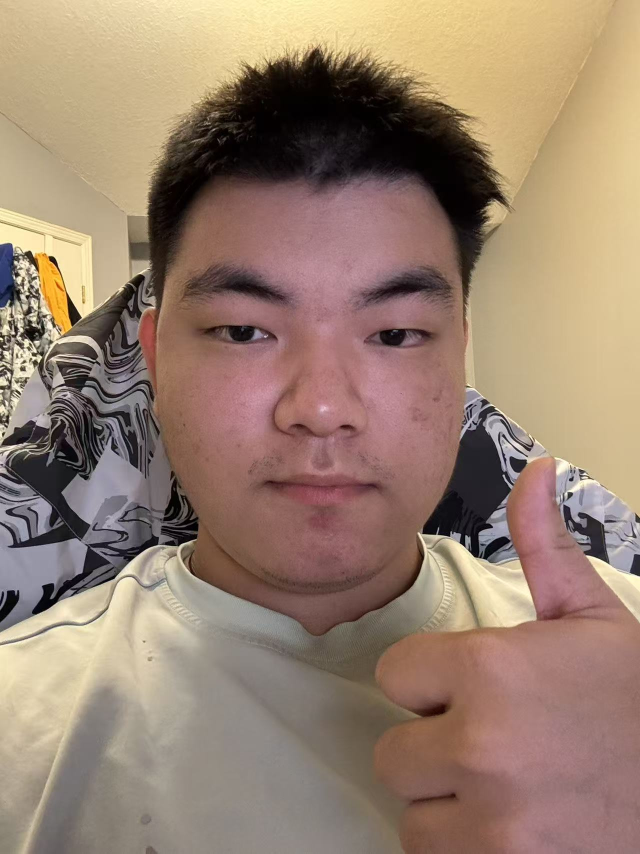
#> input picture mypic/2b81a35166f5ac3836f246ce1fa9601b.jpg, 1280 x 1707 px (shown at 1/2 size)
$ python part1_1.py
#> lines starting #> are read from the running program, lines starting #| are printed output that depends on the picture
### convolution.py
import numpy as np


def _prepare(image, kernel, mode):
    image = np.asarray(image, dtype=np.float64)
    kernel = np.asarray(kernel, dtype=np.float64)
    if image.ndim != 2 or kernel.ndim != 2 or not image.size or not kernel.size:
        raise ValueError("image and kernel must be nonempty 2-D arrays")
    if not np.isfinite(image).all() or not np.isfinite(kernel).all():
        raise ValueError("image and kernel must contain finite values")
    h, w = image.shape
    kh, kw = kernel.shape
    if mode == "same":

        padding = ((kh // 2, (kh - 1) // 2), (kw // 2, (kw - 1) // 2))
        shape = (h, w)
    elif mode == "full":
        padding = ((kh - 1, kh - 1), (kw - 1, kw - 1))
        shape = (h + kh - 1, w + kw - 1)
    elif mode == "valid":
        if kh > h or kw > w:
            raise ValueError("valid mode requires the kernel to fit inside the image")
        padding = ((0, 0), (0, 0))
        shape = (h - kh + 1, w - kw + 1)
    else:
        raise ValueError("mode must be 'same', 'full', or 'valid'")
    padded = np.pad(image, padding, mode="constant", constant_values=0)

    flipped = kernel[::-1, ::-1]
    return padded, flipped, np.zeros(shape, dtype=np.float64)


def convolve_four_loops(image, kernel, mode="same"):
    padded, flipped, output = _prepare(image, kernel, mode)
    kh, kw = flipped.shape
    for row in range(output.shape[0]):
        for col in range(output.shape[1]):
            for kr in range(kh):
                for kc in range(kw):
                    output[row, col] += padded[row + kr, col + kc] * flipped[kr, kc]
    return output


def convolve_two_loops(image, kernel, mode="same"):
    padded, flipped, output = _prepare(image, kernel, mode)
    kh, kw = flipped.shape
    for row in range(output.shape[0]):
        for col in range(output.shape[1]):
            window = padded[row:row + kh, col:col + kw]
            output[row, col] = np.sum(window * flipped)
    return output

### part1_2.py
import argparse
import json
from pathlib import Path
from string import Template

import numpy as np
from PIL import Image
from scipy.signal import convolve2d

ROOT = Path(__file__).resolve().parent


# [6 lines left out: function finite_differences, not called in this run]


def save_image(path, values):
    Image.fromarray(np.rint(np.clip(values, 0, 1) * 255).astype(np.uint8)).save(path, optimize=True)


def render_section(metrics):
    return Template((ROOT / "templates" / "part1_2.html").read_text(encoding="utf-8")).substitute(
        width=metrics["shape_hw"][1], height=metrics["shape_hw"][0],
        threshold=f'{metrics["threshold"]:g}',
        low_threshold=f'{metrics["threshold_trials"][0]["threshold"]:g}',
        high_threshold=f'{metrics["threshold_trials"][-1]["threshold"]:g}',
    )


# [40 lines left out: function main, not called in this run]


# [2 lines that do not run on import are left out]

### part1_1.py
import argparse
import html
import inspect
import json
import platform
from pathlib import Path
from string import Template
from time import perf_counter

import numpy as np
import PIL
from PIL import Image, ImageOps
import scipy
from scipy.signal import convolve2d

import convolution

ROOT = Path(__file__).resolve().parent
DEFAULT_PHOTO = ROOT / "mypic" / "2b81a35166f5ac3836f246ce1fa9601b.jpg"


def measure(function, image, kernel, repeats):
    function(image, kernel)
    samples = []
    for _ in range(repeats):
        start = perf_counter()
        result = function(image, kernel)
        samples.append(perf_counter() - start)
    return result, float(np.median(samples)), samples


def scipy_reference(image, kernel):
    return convolve2d(image, kernel, mode="same", boundary="fill", fillvalue=0)


def save_grayscale(path, values):
    pixels = np.rint(np.clip(values, 0, 1) * 255).astype(np.uint8)
    Image.fromarray(pixels).save(path, optimize=True)


def render_report(measurements):
    height, width = measurements["processed_shape_hw"]
    filters = measurements["filters"]
    rows = []
    for key, label in (("box", "9 × 9 box"), ("dx", "Dx"), ("dy", "Dy")):
        timings = filters[key]["measurements"]
        rows.append(
            f'<tr><th scope="row">{label}</th>'
            + "".join(f'<td>{timings[m]["median_seconds"] * 1000:.3f}</td>'
                      for m in ("four", "two", "scipy"))
            + f'<td>{timings["four"]["max_absolute_error"]:.2e}</td>'
            + f'<td>{timings["two"]["max_absolute_error"]:.2e}</td></tr>'
        )
    timings = filters["box"]["measurements"]
    box_speedup = timings["four"]["median_seconds"] / timings["two"]["median_seconds"]
    finite_note = (
        "For the three-tap derivatives, NumPy's per-window overhead makes two loops slower here."
        if all(filters[k]["measurements"]["two"]["median_seconds"] >
               filters[k]["measurements"]["four"]["median_seconds"] for k in ("dx", "dy"))
        else "For three-tap derivatives, per-window NumPy overhead affects the speedup."
    )
    part1_2_section = ""
    part1_2_metrics = ROOT / "results" / "part1_2_metrics.json"
    if part1_2_metrics.exists():
        from part1_2 import render_section
        part1_2_section = render_section(json.loads(part1_2_metrics.read_text(encoding="utf-8")))
    part1_3_section = ""
    part1_3_metrics = ROOT / "results" / "part1_3_metrics.json"
    if part1_3_metrics.exists():
        from part1_3 import render_section as render_gaussian_section
        part1_3_section = render_gaussian_section(json.loads(part1_3_metrics.read_text(encoding="utf-8")))
    part2_section = ""
    part2_metrics = ROOT / "results" / "part2_metrics.json"
    if part2_metrics.exists():
        from part2 import render_section as render_frequency_section
        part2_section = render_frequency_section(json.loads(part2_metrics.read_text(encoding="utf-8")))
    template = Template((ROOT / "templates" / "part1_1.html").read_text(encoding="utf-8"))
    report = template.substitute(
        width=width, height=height, rows="\n".join(rows), repeats=measurements["repeats"],
        signed_limit=f'{measurements["signed_display_limit"]:.4f}',
        box_speedup=f"{box_speedup:.1f}", finite_note=finite_note,
        four_code=html.escape(inspect.getsource(convolution.convolve_four_loops).strip()),
        two_code=html.escape(inspect.getsource(convolution.convolve_two_loops).strip()),
        part1_2_section=part1_2_section,
        part1_3_section=part1_3_section,
        part2_section=part2_section,
    )
    (ROOT / "index.html").write_text(report, encoding="utf-8")
    print(f"Generated {ROOT / 'index.html'}")


def main():
    parser = argparse.ArgumentParser(description="Generate the Part 1.1 images, measurements, and report")
    parser.add_argument("--image", type=Path, default=DEFAULT_PHOTO)
    parser.add_argument("--max-side", type=int, default=384)
    parser.add_argument("--repeats", type=int, default=3)
    parser.add_argument("--report-only", action="store_true",
                        help="Regenerate HTML from existing metrics without rerunning filters")
    args = parser.parse_args()
    if args.report_only:
        render_report(json.loads((ROOT / "results" / "part1_1_metrics.json").read_text(encoding="utf-8")))
        return
    if args.max_side < 9 or args.repeats < 1:
        parser.error("--max-side must be >= 9 and --repeats must be >= 1")

    images_dir = ROOT / "assets" / "images" / "part1_1"
    results_dir = ROOT / "results"
    images_dir.mkdir(parents=True, exist_ok=True)
    results_dir.mkdir(exist_ok=True)
    with Image.open(args.image) as source:
#> source is the input picture: PIL image 1280x1707 RGB; mean R, G, B 152.7, 129.3, 111.7
        upright = ImageOps.exif_transpose(source)
        original_size = upright.size
#> original_size = (1280, 1707)
        gray = upright.convert("L")
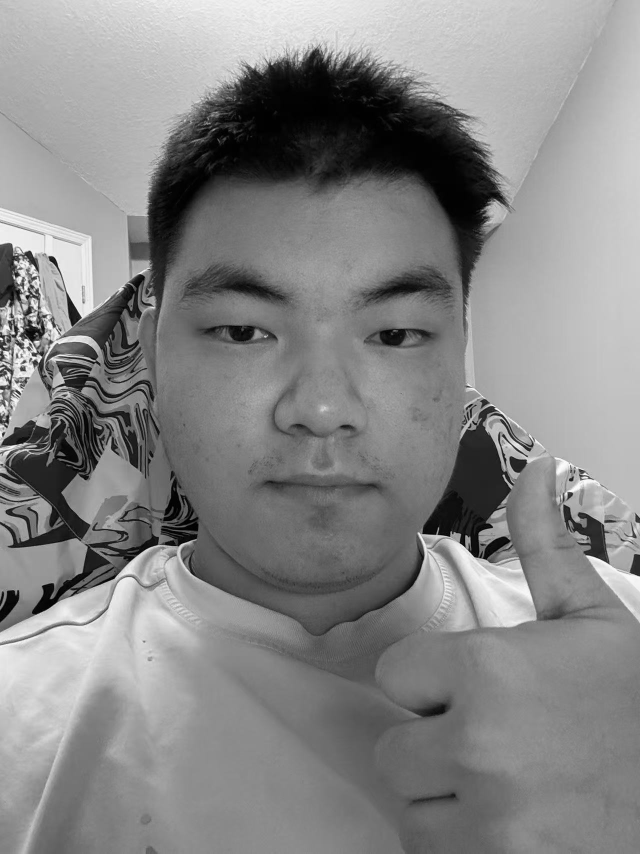
#> gray: PIL image 1280x1707 L (shown at 1/2 size); min 0, max 254, mean 134.3
        gray.thumbnail((args.max_side, args.max_side), Image.Resampling.LANCZOS)
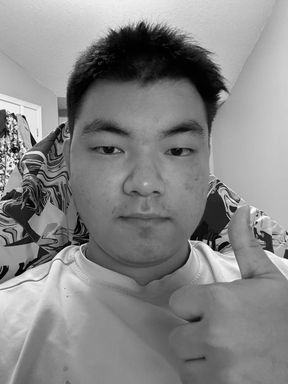
#> gray: PIL image 288x384 L; min 0, max 255, mean 134.4
        image = np.asarray(gray, dtype=np.float64) / 255.0
    save_grayscale(images_dir / "grayscale.png", image)


    kernels = {
        "box": np.ones((9, 9), dtype=np.float64) / 81.0,
        "dx": np.array([[1.0, 0.0, -1.0]]),
        "dy": np.array([[1.0], [0.0], [-1.0]]),
    }
    methods = {
        "four": convolution.convolve_four_loops,
        "two": convolution.convolve_two_loops,
        "scipy": scipy_reference,
    }
    results = {}
    for key, kernel in kernels.items():
        outputs, timings = {}, {}
        for method, function in methods.items():
            output, median, samples = measure(function, image, kernel, args.repeats)
            outputs[method] = output
            timings[method] = {"median_seconds": median, "samples_seconds": samples}
        for method in ("four", "two"):
            np.testing.assert_allclose(outputs[method], outputs["scipy"], rtol=1e-12, atol=1e-12)
            timings[method]["max_absolute_error"] = float(np.max(np.abs(outputs[method] - outputs["scipy"])))
        results[key] = {"kernel": kernel.tolist(), "outputs": outputs, "measurements": timings}
        print(key, json.dumps(timings))
#> this loop made 3 passes
#> pass 2, in _prepare (call 9), `padded = np.pad(image, padding, mode="constant", constant_values=0)`:
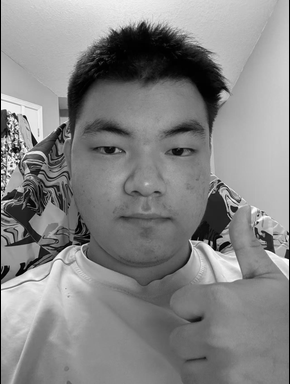
#> padded: shape (384, 290) float64; min 0, max 1, mean 0.523
#> pass 3, in _prepare (call 17), `padded = np.pad(image, padding, mode="constant", constant_values=0)`:
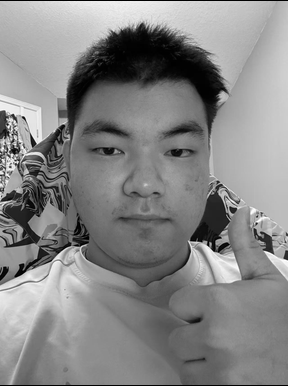
#> padded: shape (386, 288) float64; min 0, max 1, mean 0.524
#> after the loop, results = 3 items


    derivative_values = np.concatenate([np.abs(results[k]["outputs"]["scipy"]).ravel() for k in ("dx", "dy")])
    signed_limit = max(float(np.percentile(derivative_values, 99)), 1 / 255)
#> signed_limit = 0.486
    for key, result in results.items():
        for method, output in result["outputs"].items():
            display = output if key == "box" else 0.5 + output / (2 * signed_limit)
            save_grayscale(images_dir / f"{key}_{method}.png", display)
#> this loop made 3 passes
#> key on passes 1 to 3: 'box', 'dx', 'dy'
#> pass 1, in save_grayscale (call 2), `pixels = np.rint(np.clip(values, 0, 1) * 255).astype(np.uint8)`:
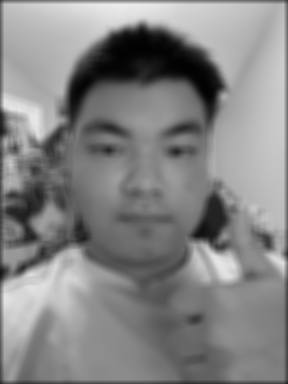
#> pixels: shape (384, 288); min 1, max 235, mean 132.2
#> pass 2, in save_grayscale (call 5), `pixels = np.rint(np.clip(values, 0, 1) * 255).astype(np.uint8)`:
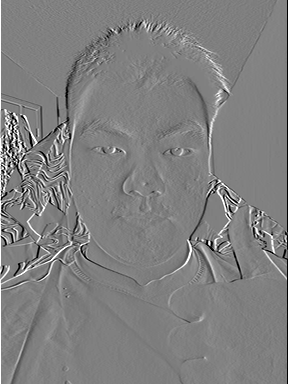
#> pixels: shape (384, 288); min 0, max 255, mean 127.7
#> pass 3, in save_grayscale (call 8), `pixels = np.rint(np.clip(values, 0, 1) * 255).astype(np.uint8)`:
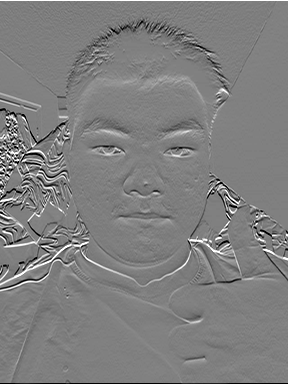
#> pixels: shape (384, 288); min 0, max 255, mean 127


    np.savez_compressed(results_dir / "part1_1_arrays.npz", grayscale=image,
                        **{f"{key}_{method}": output for key, item in results.items()
                           for method, output in item["outputs"].items()})
    measurements = {
        "input": str(args.image.resolve().relative_to(ROOT)) if args.image.resolve().is_relative_to(ROOT) else args.image.name,
        "original_size_wh": original_size, "processed_shape_hw": image.shape,
        "dtype": str(image.dtype), "mode": "same", "boundary": "fill", "fillvalue": 0,
        "repeats": args.repeats, "warmups_per_method_kernel": 1,
        "signed_display_limit": signed_limit,
        "environment": {"python": platform.python_version(), "platform": platform.platform(),
                        "numpy": np.__version__, "scipy": scipy.__version__, "pillow": PIL.__version__},
        "filters": {key: {"kernel": item["kernel"], "measurements": item["measurements"]}
                    for key, item in results.items()},
    }
    (results_dir / "part1_1_metrics.json").write_text(json.dumps(measurements, indent=2) + "\n", encoding="utf-8")

    render_report(measurements)
#> in render_report, `height, width = measurements["processed_shape_hw"]`: height = 384; width = 288
#> in render_report, `filters = measurements["filters"]`: filters = 3 items
#> in render_report, `box_speedup = timings["four"]["median_seconds"] / timings["two"]["medi..`: box_speedup = 9.19
#> (reads results/part1_2_metrics.json from the repository)


if __name__ == "__main__":
#> (the run stopped early here; a loop or call above may not have finished)
